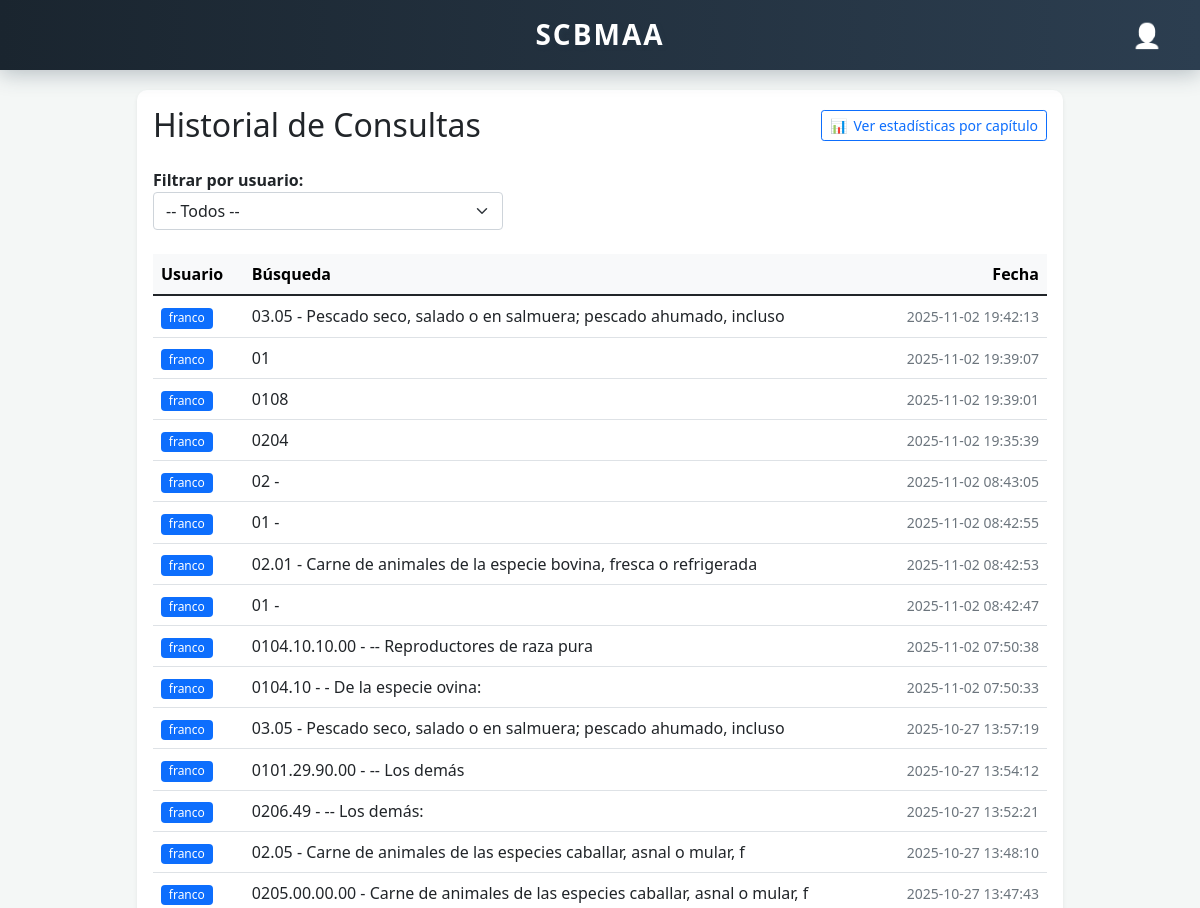
Page /logs/ (signed in, upper part) on the earlier database version.
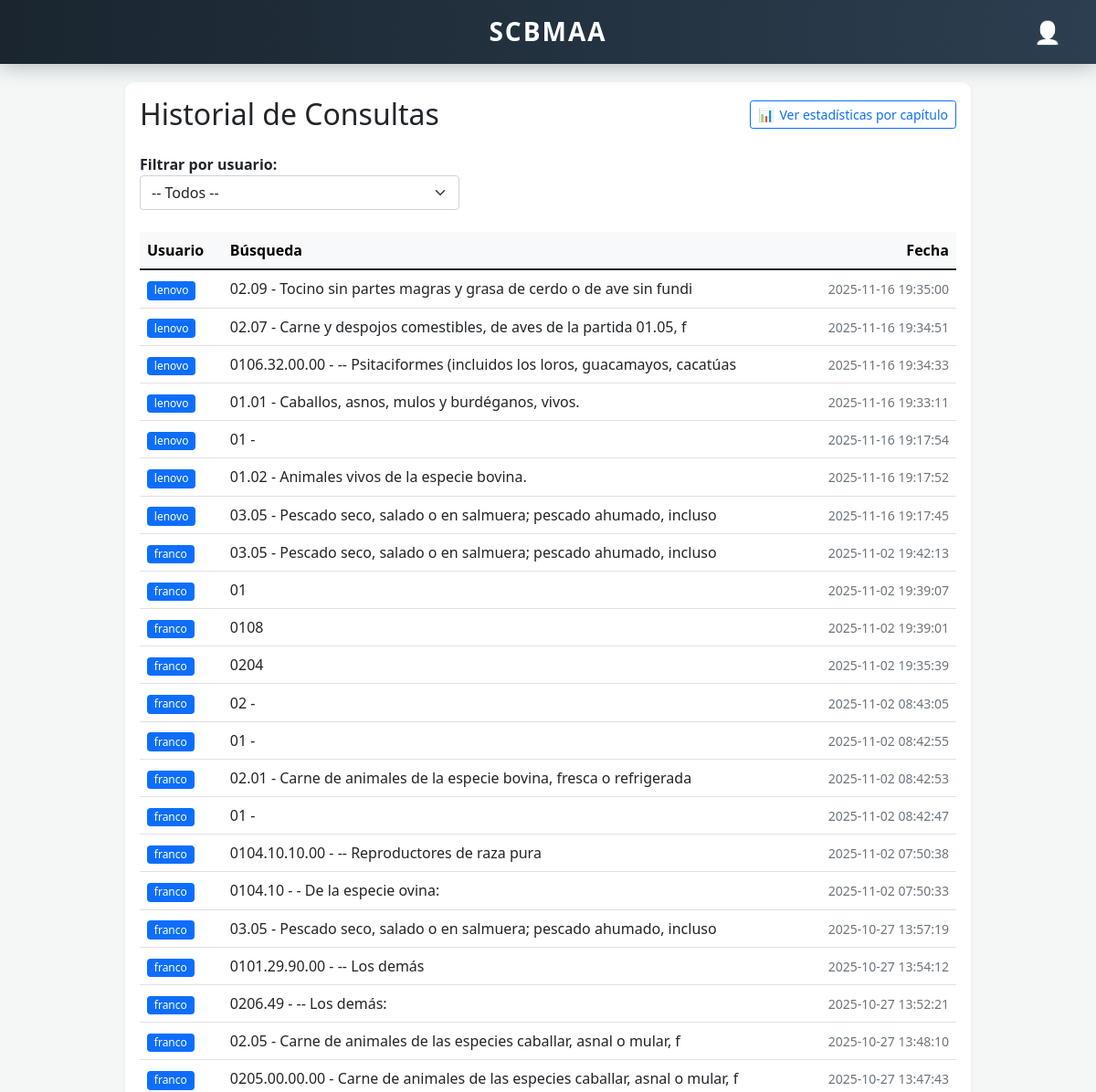
Same page on the later database version.
### usuarios/models.py (models this page shows, shortened)
class SearchLog(models.Model):
    user = models.ForeignKey(
        User,
        on_delete=models.CASCADE,
        related_name='search_logs',
        verbose_name='Usuario'
    )
    term = models.CharField(
        max_length=255,
        verbose_name='Término buscado'
    )
    timestamp = models.DateTimeField(
        default=timezone.now,
        verbose_name='Fecha y hora'
    )
    class Meta:
        verbose_name = 'Registro de búsqueda'
        verbose_name_plural = 'Registros de búsquedas'
        ordering = ['-timestamp']

### usuarios/views.py (the view, shortened to what this page needs)
# urls.py: path('logs/', views.view_search_logs, name='search_logs'),
@user_passes_test(lambda u: u.is_staff or u.is_superuser)
@login_required
def view_search_logs(request):
    try:
        user_ids = SearchLog.objects.values_list('user', flat=True).distinct()
        users_list = User.objects.filter(id__in=user_ids).order_by('username')
        selected_user_id = request.GET.get('user_id')
        selected_user_logs = None
        selected_user_instance = None
        logs = SearchLog.objects.select_related('user').order_by('-timestamp')
        context = {
            'logs': logs,
            'users_list': users_list,
            'selected_user_logs': selected_user_logs,
            'selected_user_instance': selected_user_instance,
            'selected_user_id': selected_user_id,
            'debug_info': {
                'total_logs': logs.count(),
                'request_user': request.user.username,
            }
        }
        return render(request, 'usuarios/search_logs.html', context)
    except Exception as e:
        import traceback
        context = {
            'error': str(e),
            'logs': [],
            'users_list': [],
            'selected_user_logs': None,
            'selected_user_instance': None,
            'selected_user_id': None,
            'debug_info': {
                'error_details': traceback.format_exc()
            }
        }
        return render(request, 'usuarios/search_logs.html', context)

### usuarios/templates/usuarios/search_logs.html (shortened to what the changed rows need)
{% extends 'base.html' %}
{% load tz %}
{% block content %}
<div id="top-bar">
    <div class="top-center">
        <h1 id="home-link" onclick="window.location.href='/'">SCBMAA</h1>
    </div>
</div>
<div class="container mt-4">
    <div class="row justify-content-center">
        <div class="col-lg-10">
            <div class="card shadow-sm">
                <div class="card-body">
                    <div style="display:flex;align-items:center;justify-content:space-between;margin-bottom:1.5rem;">
                        <h2 class="mb-0">Historial de Consultas</h2>
                    </div>
                    {% if selected_user_logs is not None %}
                        <div class="table-responsive">
                            <table class="table table-hover align-middle">
                                <thead class="table-light">
                                    <tr>
                                        <th>Usuario</th>
                                        <th>Búsqueda</th>
                                        <th class="text-end">Fecha</th>
                                    </tr>
                                </thead>
                                <tbody>
                                    {% for log in selected_user_logs %}
                                    <tr>
                                        <td>
                                            <span class="badge bg-primary">{{ log.user.username }}</span>
                                        </td>
                                        <td>{{ log.term }}</td>
                                        <td class="text-end">
                                            <small class="text-muted">
                                                {{ log.timestamp|localtime|date:"Y-m-d H:i:s" }}
                                            </small>
                                        </td>
                                    </tr>
                                    {% endfor %}
                                </tbody>
                            </table>
                        </div>
                    {% elif logs %}
                        <div class="table-responsive">
                            <table class="table table-hover align-middle">
                                <thead class="table-light">
                                    <tr>
                                        <th>Usuario</th>
                                        <th>Búsqueda</th>
                                        <th class="text-end">Fecha</th>
                                    </tr>
                                </thead>
                                <tbody>
                                    {% for log in logs %}
                                    <tr>
                                        <td>
                                            <span class="badge bg-primary">{{ log.user.username }}</span>
                                        </td>
                                        <td>{{ log.term }}</td>
                                        <td class="text-end">
                                            <small class="text-muted">
                                                {{ log.timestamp|localtime|date:"Y-m-d H:i:s" }}
                                            </small>
                                        </td>
                                    </tr>
                                    {% endfor %}
                                </tbody>
                            </table>
                        </div>
                    {% else %}
                        <div class="alert alert-warning text-center">
                            <i class="fas fa-info-circle"></i> No hay registros de búsqueda para mostrar.
                        </div>
                    {% endif %}
                </div>
            </div>
        </div>
    </div>
</div>
<link href="https://cdnjs.cloudflare.com/ajax/libs/font-awesome/5.15.4/css/all.min.css" rel="stylesheet">
{% endblock %}

Differences in the rows shown:
added SearchLog: user.username "lenovo", term "02.09 - Tocino sin partes magras y grasa de cerdo o de ave sin fundi", timestamp "2025-11-16 19:35:00"
added SearchLog: user.username "lenovo", term "02.07 - Carne y despojos comestibles, de aves de la partida 01.05, f", timestamp "2025-11-16 19:34:51"
added SearchLog: user.username "lenovo", term "0106.32.00.00 - -- Psitaciformes (incluidos los loros, guacamayos, cacatúas", timestamp "2025-11-16 19:34:33"
added SearchLog: user.username "lenovo", term "01.01 - Caballos, asnos, mulos y burdéganos, vivos.", timestamp "2025-11-16 19:33:11"
added SearchLog: user.username "lenovo", term "01 -", timestamp "2025-11-16 19:17:54"
added SearchLog: user.username "lenovo", term "01.02 - Animales vivos de la especie bovina.", timestamp "2025-11-16 19:17:52"
added SearchLog: user.username "lenovo", term "03.05 - Pescado seco, salado o en salmuera; pescado ahumado, incluso", timestamp "2025-11-16 19:17:45"
